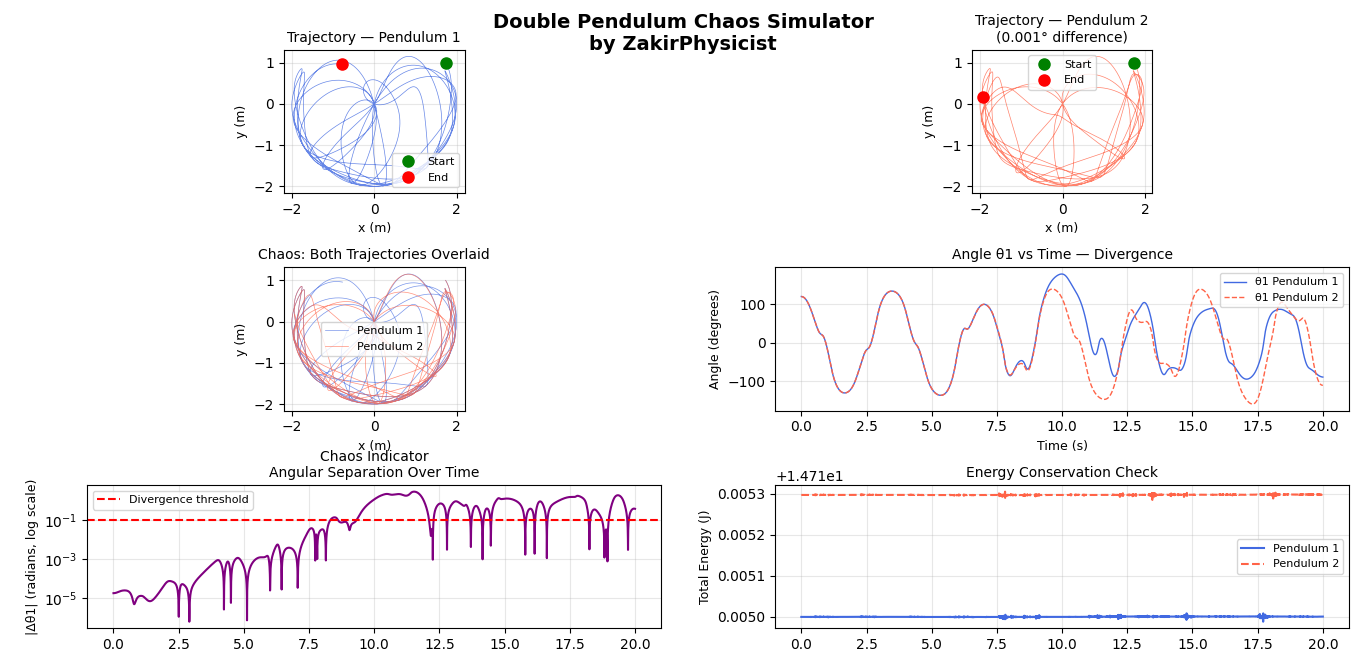

Reproduce this figure in Python.
import numpy as np
import matplotlib.pyplot as plt
from scipy.integrate import solve_ivp

# Constants
g = 9.81   # gravity m/s²
L1 = 1.0   # length of first rod (m)
L2 = 1.0   # length of second rod (m)
m1 = 1.0   # mass of first bob (kg)
m2 = 1.0   # mass of second bob (kg)

def double_pendulum(t, y):
    """Equations of motion for double pendulum"""
    theta1, omega1, theta2, omega2 = y

    delta = theta2 - theta1
    sin_delta = np.sin(delta)
    cos_delta = np.cos(delta)

    denom1 = (m1 + m2) * L1 - m2 * L1 * cos_delta**2
    denom2 = (L2 / L1) * denom1

    # Angular accelerations
    alpha1 = (m2 * L1 * omega1**2 * sin_delta * cos_delta +
              m2 * g * np.sin(theta2) * cos_delta +
              m2 * L2 * omega2**2 * sin_delta -
              (m1 + m2) * g * np.sin(theta1)) / denom1

    alpha2 = (-m2 * L2 * omega2**2 * sin_delta * cos_delta +
               (m1 + m2) * g * np.sin(theta1) * cos_delta -
               (m1 + m2) * L1 * omega1**2 * sin_delta -
               (m1 + m2) * g * np.sin(theta2)) / denom2

    return [omega1, alpha1, omega2, alpha2]

def get_positions(sol, L1, L2):
    """Convert angles to x,y positions"""
    theta1 = sol.y[0]
    theta2 = sol.y[2]

    x1 = L1 * np.sin(theta1)
    y1 = -L1 * np.cos(theta1)
    x2 = x1 + L2 * np.sin(theta2)
    y2 = y1 - L2 * np.cos(theta2)

    return x1, y1, x2, y2

# Time array
t_span = (0, 20)
t_eval = np.linspace(0, 20, 5000)

# Initial conditions — slightly different angles
theta1_0 = np.radians(120)
theta2_0 = np.radians(120)
omega1_0 = 0.0
omega2_0 = 0.0

# Pendulum 1 — original
y0_1 = [theta1_0, omega1_0, theta2_0, omega2_0]
sol1 = solve_ivp(double_pendulum, t_span, y0_1,
                 t_eval=t_eval, method='RK45',
                 rtol=1e-8, atol=1e-8)

# Pendulum 2 — tiny difference (0.001 degrees)
y0_2 = [theta1_0 + np.radians(0.001), omega1_0,
        theta2_0, omega2_0]
sol2 = solve_ivp(double_pendulum, t_span, y0_2,
                 t_eval=t_eval, method='RK45',
                 rtol=1e-8, atol=1e-8)

# Get positions
x1_1, y1_1, x2_1, y2_1 = get_positions(sol1, L1, L2)
x1_2, y1_2, x2_2, y2_2 = get_positions(sol2, L1, L2)

# Compute total energy
def compute_energy(sol):
    theta1 = sol.y[0]
    omega1 = sol.y[1]
    theta2 = sol.y[2]
    omega2 = sol.y[3]

    x1 = L1 * np.sin(theta1)
    y1 = -L1 * np.cos(theta1)
    x2 = x1 + L2 * np.sin(theta2)
    y2 = y1 - L2 * np.cos(theta2)

    # Kinetic energy
    v1_sq = (L1 * omega1)**2
    v2_sq = (L1 * omega1)**2 + (L2 * omega2)**2 + \
             2 * L1 * L2 * omega1 * omega2 * np.cos(theta1 - theta2)
    KE = 0.5 * m1 * v1_sq + 0.5 * m2 * v2_sq

    # Potential energy
    PE = m1 * g * y1 + m2 * g * y2

    return KE + PE

energy1 = compute_energy(sol1)
energy2 = compute_energy(sol2)

# Create figure with 6 subplots
fig, axes = plt.subplots(3, 2, figsize=(12, 14))
fig.suptitle('Double Pendulum Chaos Simulator\nby ZakirPhysicist',
             fontsize=14, fontweight='bold')

# Plot 1 — Trajectory of pendulum 1
ax1 = axes[0, 0]
ax1.plot(x2_1, y2_1, color='royalblue',
         linewidth=0.5, alpha=0.8)
ax1.plot(x2_1[0], y2_1[0], 'go', markersize=8,
         label='Start')
ax1.plot(x2_1[-1], y2_1[-1], 'ro', markersize=8,
         label='End')
ax1.set_title('Trajectory — Pendulum 1', fontsize=10)
ax1.set_xlabel('x (m)', fontsize=9)
ax1.set_ylabel('y (m)', fontsize=9)
ax1.legend(fontsize=8)
ax1.set_aspect('equal')
ax1.grid(True, alpha=0.3)

# Plot 2 — Trajectory of pendulum 2
ax2 = axes[0, 1]
ax2.plot(x2_2, y2_2, color='tomato',
         linewidth=0.5, alpha=0.8)
ax2.plot(x2_2[0], y2_2[0], 'go', markersize=8,
         label='Start')
ax2.plot(x2_2[-1], y2_2[-1], 'ro', markersize=8,
         label='End')
ax2.set_title('Trajectory — Pendulum 2\n(0.001° difference)',
              fontsize=10)
ax2.set_xlabel('x (m)', fontsize=9)
ax2.set_ylabel('y (m)', fontsize=9)
ax2.legend(fontsize=8)
ax2.set_aspect('equal')
ax2.grid(True, alpha=0.3)

# Plot 3 — Both trajectories overlaid
ax3 = axes[1, 0]
ax3.plot(x2_1, y2_1, color='royalblue',
         linewidth=0.5, alpha=0.7, label='Pendulum 1')
ax3.plot(x2_2, y2_2, color='tomato',
         linewidth=0.5, alpha=0.7, label='Pendulum 2')
ax3.set_title('Chaos: Both Trajectories Overlaid', fontsize=10)
ax3.set_xlabel('x (m)', fontsize=9)
ax3.set_ylabel('y (m)', fontsize=9)
ax3.legend(fontsize=8)
ax3.set_aspect('equal')
ax3.grid(True, alpha=0.3)

# Plot 4 — Angle vs time
ax4 = axes[1, 1]
ax4.plot(sol1.t, np.degrees(sol1.y[0]),
         color='royalblue', linewidth=1,
         label='θ1 Pendulum 1')
ax4.plot(sol2.t, np.degrees(sol2.y[0]),
         color='tomato', linewidth=1,
         linestyle='--', label='θ1 Pendulum 2')
ax4.set_title('Angle θ1 vs Time — Divergence', fontsize=10)
ax4.set_xlabel('Time (s)', fontsize=9)
ax4.set_ylabel('Angle (degrees)', fontsize=9)
ax4.legend(fontsize=8)
ax4.grid(True, alpha=0.3)

# Plot 5 — Angular separation (chaos indicator)
ax5 = axes[2, 0]
separation = np.abs(sol1.y[0] - sol2.y[0])
ax5.semilogy(sol1.t, separation + 1e-10,
             color='purple', linewidth=1.5)
ax5.set_title('Chaos Indicator\nAngular Separation Over Time',
              fontsize=10)
ax5.set_xlabel('Time (s)', fontsize=9)
ax5.set_ylabel('|Δθ1| (radians, log scale)', fontsize=9)
ax5.grid(True, alpha=0.3)
ax5.axhline(y=0.1, color='red', linestyle='--',
            label='Divergence threshold')
ax5.legend(fontsize=8)

# Plot 6 — Energy conservation
ax6 = axes[2, 1]
ax6.plot(sol1.t, energy1, color='royalblue',
         linewidth=1.5, label='Pendulum 1')
ax6.plot(sol2.t, energy2, color='tomato',
         linewidth=1.5, linestyle='--',
         label='Pendulum 2')
ax6.set_title('Energy Conservation Check', fontsize=10)
ax6.set_xlabel('Time (s)', fontsize=9)
ax6.set_ylabel('Total Energy (J)', fontsize=9)
ax6.legend(fontsize=8)
ax6.grid(True, alpha=0.3)

plt.tight_layout()
plt.savefig('double_pendulum.png', dpi=150,
            bbox_inches='tight')
plt.show()

print("\n✅ Double Pendulum Simulation Complete!")
print("📊 Visualizations generated:")
print("   • Trajectory of Pendulum 1")
print("   • Trajectory of Pendulum 2")
print("   • Chaos comparison of both trajectories")
print("   • Angle divergence over time")
print("   • Chaos indicator (log scale)")
print("   • Energy conservation verification")
print("\n📁 Graph saved as double_pendulum.png")
